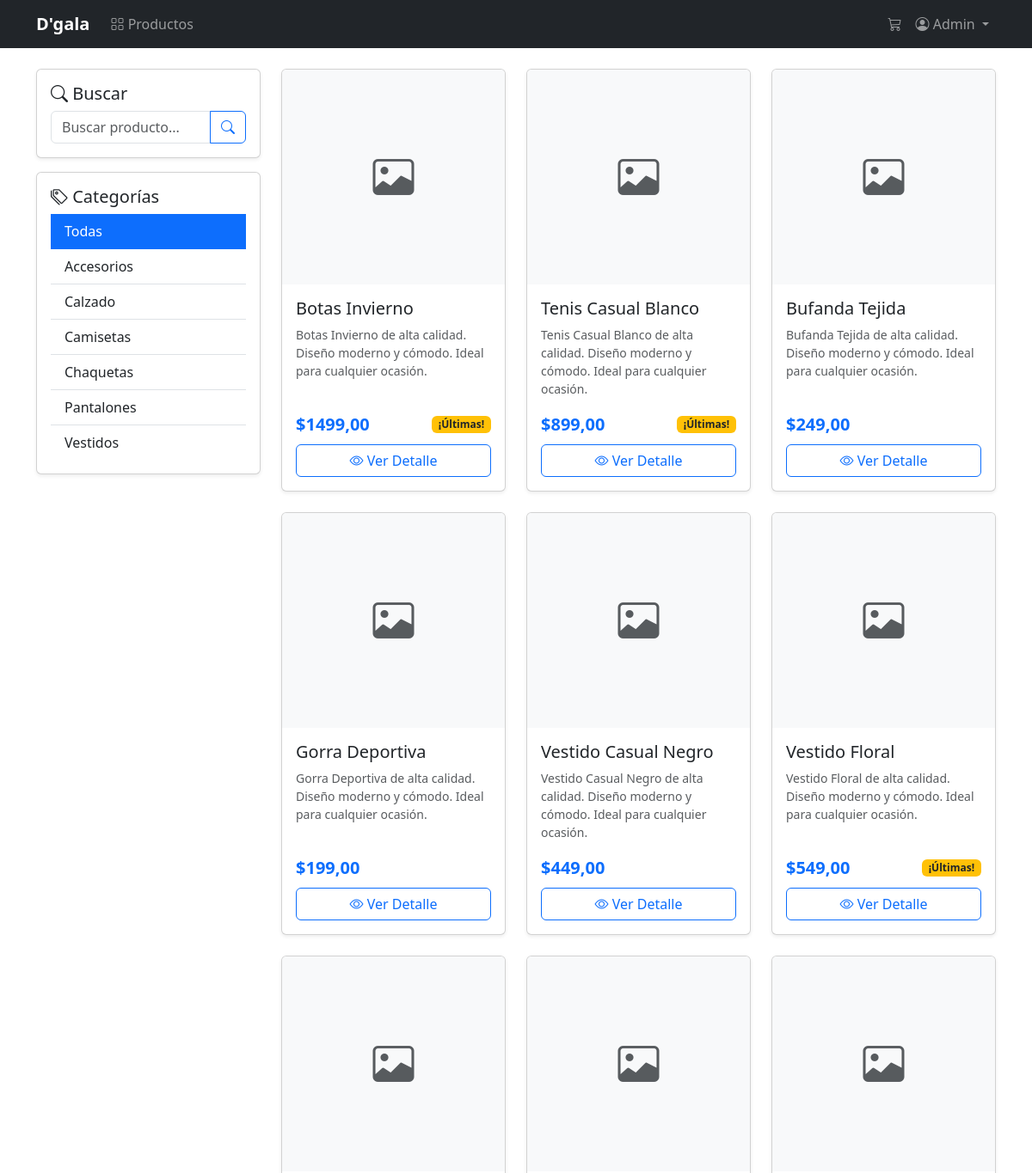
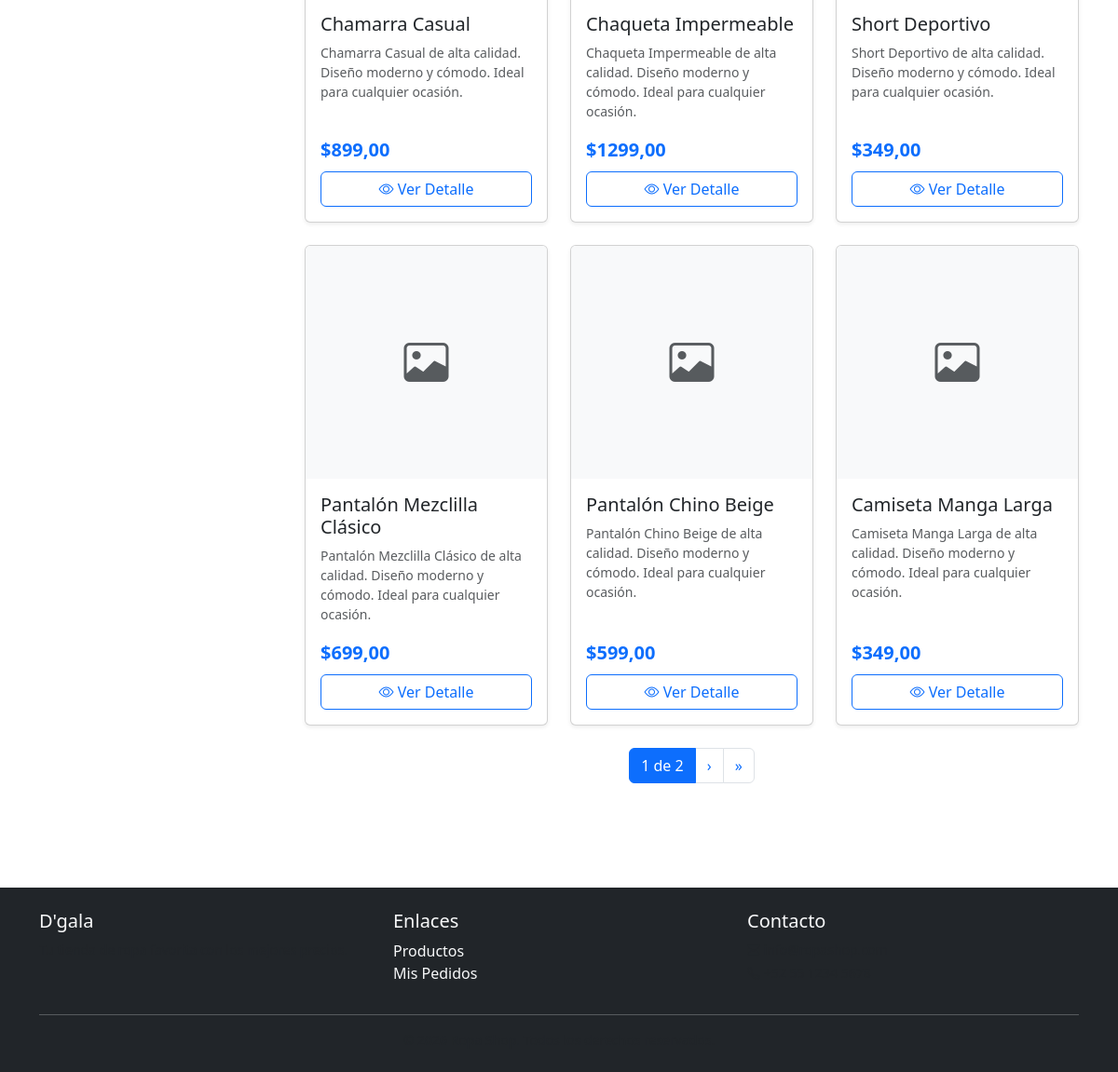
Screenshot of /productos/ (signed in) with the database file from the repository (2 pictures, top to bottom).
### apps/accounts/models.py (models this page shows, shortened)
class CustomUser(AbstractUser):
    class Role(models.TextChoices):
        ADMIN = 'ADMIN', 'Administrador'
        CLIENT = 'CLIENTE', 'Cliente'
    role = models.CharField(
        max_length=10,
        choices=Role.choices,
        default=Role.CLIENT,
        verbose_name='Rol'
    )
    telefono = models.CharField(
        max_length=15, blank=True, null=True, verbose_name='Teléfono'
    )
    direccion = models.TextField(
        blank=True, null=True, verbose_name='Dirección'
    )
    class Meta:
        verbose_name = 'Usuario'
        verbose_name_plural = 'Usuarios'
    @property
    def is_admin(self):
        return self.role == self.Role.ADMIN

### apps/products/models.py (models this page shows, shortened)
class Categoria(models.Model):
    nombre = models.CharField(
        max_length=100, unique=True, verbose_name='Nombre'
    )
    slug = models.SlugField(
        max_length=120, unique=True, blank=True, editable=False
    )
    descripcion = models.TextField(
        blank=True, null=True, verbose_name='Descripción'
    )
    activo = models.BooleanField(default=True, verbose_name='Activo')
    created_at = models.DateTimeField(
        auto_now_add=True, verbose_name='Creado'
    )
    class Meta:
        verbose_name = 'Categoría'
        verbose_name_plural = 'Categorías'
        ordering = ['nombre']

class Producto(models.Model):
    categoria = models.ForeignKey(
        Categoria, on_delete=models.CASCADE,
        related_name='productos', verbose_name='Categoría'
    )
    nombre = models.CharField(max_length=200, verbose_name='Nombre')
    slug = models.SlugField(
        max_length=220, unique=True, blank=True, editable=False
    )
    descripcion = models.TextField(verbose_name='Descripción')
    precio = models.DecimalField(
        max_digits=10, decimal_places=2, verbose_name='Precio'
    )
    stock = models.PositiveIntegerField(
        default=0, verbose_name='Stock'
    )
    imagen = models.ImageField(
        upload_to='products/', blank=True, null=True,
        verbose_name='Imagen'
    )
    disponible = models.BooleanField(default=True, verbose_name='Disponible')
    destacado = models.BooleanField(default=False, verbose_name='Destacado')
    created_at = models.DateTimeField(
        auto_now_add=True, verbose_name='Creado'
    )
    updated_at = models.DateTimeField(
        auto_now=True, verbose_name='Actualizado'
    )
    class Meta:
        verbose_name = 'Producto'
        verbose_name_plural = 'Productos'
        ordering = ['-created_at']
    @property
    def tiene_stock(self):
        return self.stock > 0
    @property
    def stock_bajo(self):
        return 0 < self.stock <= 5

### apps/products/views.py (the view)
# urls.py: path('', views.ProductoListView.as_view(), name='list'),
class ProductoListView(ListView):
    model = Producto
    template_name = 'products/product_list.html'
    context_object_name = 'productos'
    paginate_by = 12
    def get_queryset(self):
        queryset = Producto.objects.filter(
            disponible=True
        ).select_related('categoria')
        query = self.request.GET.get('q')
        if query:
            queryset = queryset.filter(
                Q(nombre__icontains=query)
                | Q(descripcion__icontains=query)
            )
        return queryset
    def get_context_data(self, **kwargs):
        context = super().get_context_data(**kwargs)
        context['query'] = self.request.GET.get('q', '')
        context['categorias'] = Categoria.objects.filter(activo=True)
        context['destacados'] = Producto.objects.filter(
            disponible=True, destacado=True
        )[:4]
        return context

### apps/cart/cart.py (called while the page is built)
    @property
    def total_items(self):
        return sum(item['cantidad'] for item in self.cart.values())

### apps/cart/context_processors.py (called while the page is built)
def cart_items_count(request):
    if request.user.is_authenticated:
        cart = Cart(request)
        return {'cart_items_count': cart.total_items}
    return {'cart_items_count': 0}

### apps/products/context_processors.py (called while the page is built)
def categorias_globales(request):
    return {'categorias': Categoria.objects.filter(activo=True)}

### templates/products/product_list.html (shortened to what this page needs)
{% extends 'base.html' %}
{% load static %}
{% block content %}
<div class="row">
    <div class="col-lg-3 mb-4">
        <div class="card shadow-sm">
            <div class="card-body">
                <h5 class="card-title"><i class="bi bi-search"></i> Buscar</h5>
                <form method="get" action="{% url 'products:list' %}">
                    <div class="input-group">
                        <input type="text" name="q" class="form-control" placeholder="Buscar producto..." value="{{ query }}">
                        <button class="btn btn-outline-primary" type="submit">
                            <i class="bi bi-search"></i>
                        </button>
                    </div>
                </form>
            </div>
        </div>
        <div class="card shadow-sm mt-3">
            <div class="card-body">
                <h5 class="card-title"><i class="bi bi-tags"></i> Categorías</h5>
                <div class="list-group list-group-flush">
                    <a href="{% url 'products:list' %}" class="list-group-item list-group-item-action {% if not request.resolver_match.kwargs.slug %}active{% endif %}">
                        Todas
                    </a>
                    {% for cat in categorias %}
                    <a href="{% url 'products:category' cat.slug %}" class="list-group-item list-group-item-action">
                        {{ cat.nombre }}
                    </a>
                    {% endfor %}
                </div>
            </div>
        </div>
    </div>
    <div class="col-lg-9">
        <div class="row g-4">
            {% for producto in productos %}
            <div class="col-sm-6 col-md-4">
                <div class="card h-100 shadow-sm">
                    {% if producto.imagen %}
                    <img src="{{ producto.imagen.url }}" class="card-img-top" alt="{{ producto.nombre }}">
                    {% else %}
                    <div class="card-img-top bg-light d-flex align-items-center justify-content-center text-muted" style="height:250px;">
                        <i class="bi bi-image" style="font-size:3rem;"></i>
                    </div>
                    {% endif %}
                    <div class="card-body d-flex flex-column">
                        <h5 class="card-title">{{ producto.nombre }}</h5>
                        <p class="card-text text-muted small flex-grow-1">{{ producto.descripcion|truncatewords:15 }}</p>
                        <div class="d-flex justify-content-between align-items-center mb-2">
                            <span class="fs-5 fw-bold text-primary">${{ producto.precio }}</span>
                            {% if producto.stock_bajo and producto.tiene_stock %}
                            <span class="badge bg-warning text-dark">¡Últimas!</span>
                            {% elif not producto.tiene_stock %}
                            <span class="badge bg-danger">Agotado</span>
                            {% endif %}
                        </div>
                        <a href="{% url 'products:detail' producto.slug %}" class="btn btn-outline-primary w-100">
                            <i class="bi bi-eye"></i> Ver Detalle
                        </a>
                    </div>
                </div>
            </div>
            {% endfor %}
        </div>
        {% if is_paginated %}
        <nav class="mt-4">
            <ul class="pagination justify-content-center">
                <li class="page-item active">
                    <span class="page-link">{{ page_obj.number }} de {{ page_obj.paginator.num_pages }}</span>
                </li>
                {% if page_obj.has_next %}
                <li class="page-item">
                    <a class="page-link" href="?page={{ page_obj.next_page_number }}{% if query %}&q={{ query }}{% endif %}">&rsaquo;</a>
                </li>
                <li class="page-item">
                    <a class="page-link" href="?page={{ page_obj.paginator.num_pages }}{% if query %}&q={{ query }}{% endif %}">&raquo;</a>
                </li>
                {% endif %}
            </ul>
        </nav>
        {% endif %}
    </div>
</div>
{% endblock %}

### templates/base.html (shortened to what this page needs)
<!DOCTYPE html>
{% load static %}
<html lang="es">
<head>
    <link rel="stylesheet" href="{% static 'bootstrap/css/bootstrap.min.css' %}">
    <link rel="stylesheet" href="https://cdn.jsdelivr.net/npm/bootstrap-icons@1.11.3/font/bootstrap-icons.min.css">
    <link rel="stylesheet" href="{% static 'css/style.css' %}">
</head>
<body>
    <nav class="navbar navbar-expand-lg navbar-dark bg-dark">
        <div class="container">
            <a class="navbar-brand fw-bold" href="/">
                 D'gala
            </a>
            <div class="collapse navbar-collapse" id="navbarNav">
                <ul class="navbar-nav me-auto">
                    <li class="nav-item">
                        <a class="nav-link" href="{% url 'products:list' %}">
                            <i class="bi bi-grid"></i> Productos
                        </a>
                    </li>
                </ul>
                <ul class="navbar-nav">
                    <li class="nav-item">
                        <a class="nav-link position-relative" href="{% url 'cart:detail' %}">
                            <i class="bi bi-cart3"></i>
                        </a>
                    </li>
                    {% if user.is_authenticated %}
                    <li class="nav-item dropdown">
                        <a class="nav-link dropdown-toggle" href="#" role="button" data-bs-toggle="dropdown">
                            <i class="bi bi-person-circle"></i> {{ user.first_name|default:user.username }}
                        </a>
                    </li>
                    {% endif %}
                </ul>
            </div>
        </div>
    </nav>
    <main class="container mt-4 mb-5">
        {% block content %}{% endblock %}
    </main>
    <footer class="bg-dark text-light py-4 mt-5">
        <div class="container">
            <div class="row">
                <div class="col-md-4">
                    <h5>D'gala</h5>
                    <p class="text-muted small">Tu tienda de ropa favorita con los mejores precios.</p>
                </div>
                <div class="col-md-4">
                    <h5>Enlaces</h5>
                    <ul class="list-unstyled">
                        <li><a href="{% url 'products:list' %}" class="text-decoration-none text-light">Productos</a></li>
                        {% if user.is_authenticated %}
                        <li><a href="{% url 'orders:list' %}" class="text-decoration-none text-light">Mis Pedidos</a></li>
                        {% endif %}
                    </ul>
                </div>
                <div class="col-md-4">
                    <h5>Contacto</h5>
                    <p class="text-muted small mb-1"><i class="bi bi-envelope"></i> info@ropashop.com</p>
                    <p class="text-muted small"><i class="bi bi-telephone"></i> +52 55 1234 5678</p>
                </div>
            </div>
            <hr class="my-3">
            <p class="text-center text-muted small mb-0">
            </p>
        </div>
    </footer>
</body>
</html>

### static/css/style.css (style rules this page uses)
body { min-height: 100vh; display: flex; flex-direction: column; }
main { flex: 1; }
.card { transition: transform 0.2s ease, box-shadow 0.2s ease; }
.card-img-top { height: 250px; object-fit: cover; }

### rows the page displays
CustomUser: first_name "Admin"
Categoria: nombre "Accesorios"
Categoria: nombre "Calzado"
Categoria: nombre "Camisetas"
Categoria: nombre "Chaquetas"
Categoria: nombre "Pantalones"
Categoria: nombre "Vestidos"
Producto: nombre "Botas Invierno", descripcion "Botas Invierno de alta calidad. Diseño moderno y cómodo. Ideal para cualquier ocasión.", precio "1499,00", stock "¡Últimas!"
Producto: nombre "Tenis Casual Blanco", descripcion "Tenis Casual Blanco de alta calidad. Diseño moderno y cómodo. Ideal para cualquier ocasión.", precio "899,00", stock "¡Últimas!"
Producto: nombre "Bufanda Tejida", descripcion "Bufanda Tejida de alta calidad. Diseño moderno y cómodo. Ideal para cualquier ocasión.", precio "249,00"
Producto: nombre "Gorra Deportiva", descripcion "Gorra Deportiva de alta calidad. Diseño moderno y cómodo. Ideal para cualquier ocasión.", precio "199,00"
Producto: nombre "Vestido Casual Negro", descripcion "Vestido Casual Negro de alta calidad. Diseño moderno y cómodo. Ideal para cualquier ocasión.", precio "449,00"
Producto: nombre "Vestido Floral", descripcion "Vestido Floral de alta calidad. Diseño moderno y cómodo. Ideal para cualquier ocasión.", precio "549,00", stock "¡Últimas!"
Producto: nombre "Chamarra Casual", descripcion "Chamarra Casual de alta calidad. Diseño moderno y cómodo. Ideal para cualquier ocasión.", precio "899,00"
Producto: nombre "Chaqueta Impermeable", descripcion "Chaqueta Impermeable de alta calidad. Diseño moderno y cómodo. Ideal para cualquier ocasión.", precio "1299,00"
Producto: nombre "Short Deportivo", descripcion "Short Deportivo de alta calidad. Diseño moderno y cómodo. Ideal para cualquier ocasión.", precio "349,00"
Producto: nombre "Pantalón Mezclilla Clásico", descripcion "Pantalón Mezclilla Clásico de alta calidad. Diseño moderno y cómodo. Ideal para cualquier ocasión.", precio "699,00"
Producto: nombre "Pantalón Chino Beige", descripcion "Pantalón Chino Beige de alta calidad. Diseño moderno y cómodo. Ideal para cualquier ocasión.", precio "599,00"
Producto: nombre "Camiseta Manga Larga", descripcion "Camiseta Manga Larga de alta calidad. Diseño moderno y cómodo. Ideal para cualquier ocasión.", precio "349,00"

### other values shown
{{ page_obj.number }} "1"
{{ page_obj.paginator.num_pages }} "2"
